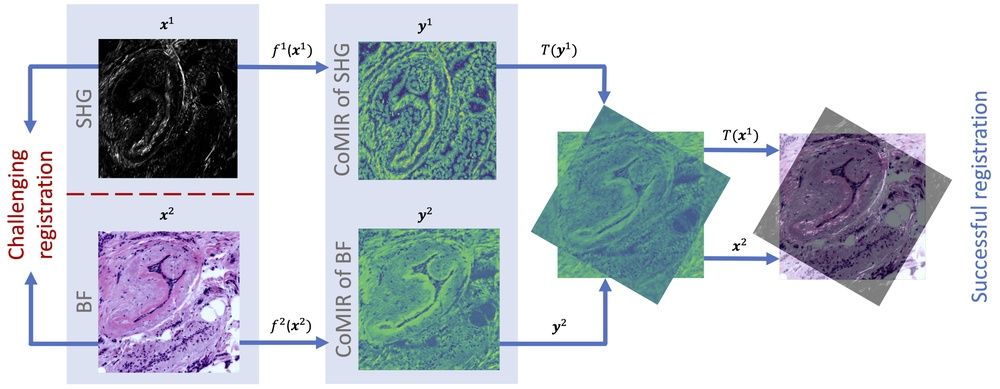
#> input picture resources/comir_pipeline.jpg, 1000 x 389 px, shrunk from 4254 x 1654 before the run
$ python nc2gray.py ../resources/comir_pipeline.jpg ../resources/comir_pipeline.jpg
#> lines starting #> are read from the running program, lines starting #| are printed output that depends on the picture
# Python imports
import argparse
import glob
import os
# Other imports
import numpy as np
import skimage.io as skio
from sklearn.decomposition import PCA
from tqdm import tqdm

# Command line arguments
parser = argparse.ArgumentParser(
    description="Converts multi-channel (e.g. RGB) images to grayscale."
)
parser.add_argument("path", type=str,
                   help="the path to the set of images to convert.")
parser.add_argument("exportPath", type=str,
                   help="the path to export the images to.")
args = parser.parse_args()

# Creating the export folder
if not os.path.exists(args.exportPath):
    os.makedirs(args.exportPath)
    print(f"{args.exportPath} was created")

# Finding the list of images to PCA down
imlist = sorted(glob.glob(args.path))
N = len(imlist)
print("%d IMAGES ARE ABOUT TO BE PROCESSED!" % N)

# PROCESSING
pbar = tqdm(total=N)
for i in range(N):
    # Images naming
    image_path = imlist[i]
    image_name = os.path.basename(image_path)
    image_export = os.path.join(
        args.exportPath,
        image_name
    )
    pbar.set_description(image_name)

    im = skio.imread(image_path)
#> im is the input picture: shape (389, 1000, 3); mean R, G, B 193.2, 199.8, 207.5

    # Dimensionality reduction
    w, h, c = im.shape
#> w = 389; h = 1000; c = 3
    pixels = im.reshape(-1, c)
    result = PCA(n_components=1).fit_transform(pixels)

    final = result.reshape(h, w)
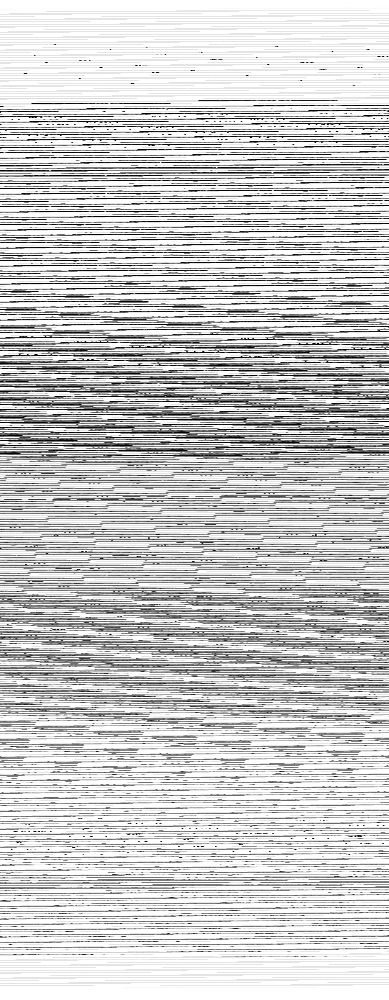
#> final: shape (1000, 389) float64; min -345.7, max 95.32, mean 0; drawn with min black and max white

    skio.imsave(image_export, final)

    pbar.update(1)

print("DONE.")
